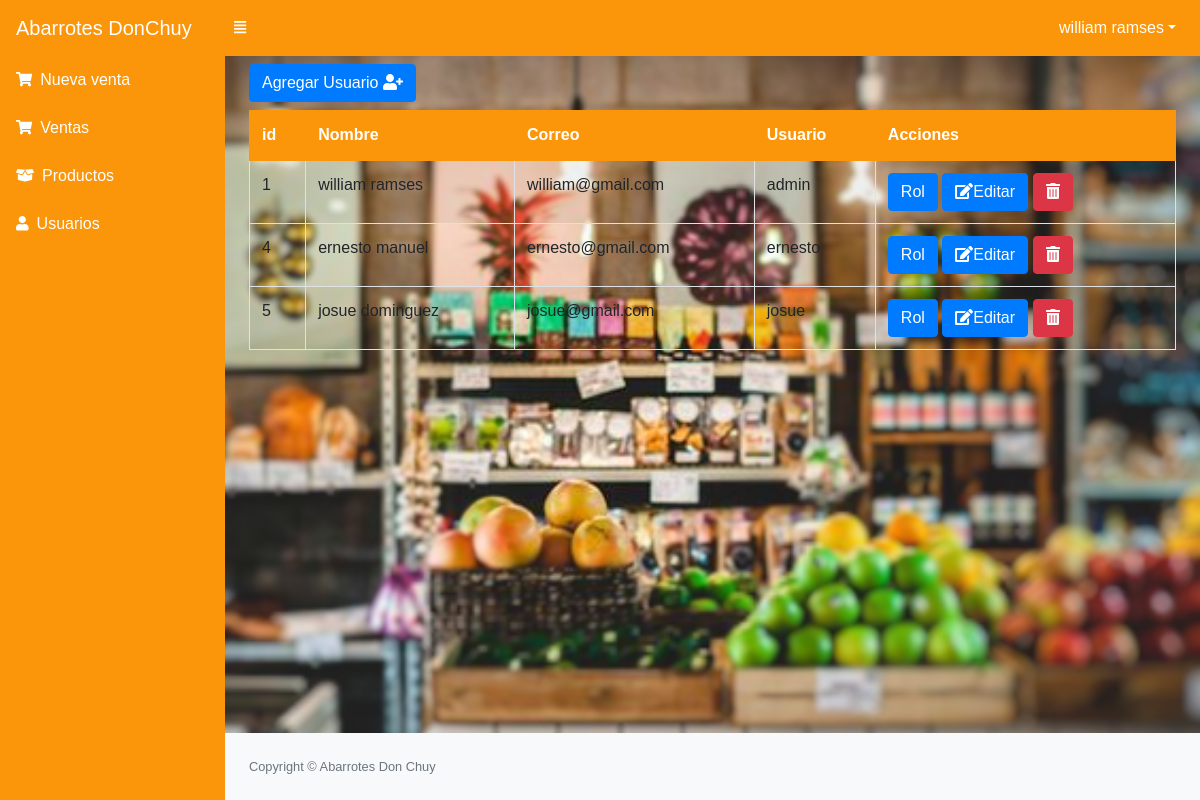
The app's page /src/usuarios.php (signed in), older data.
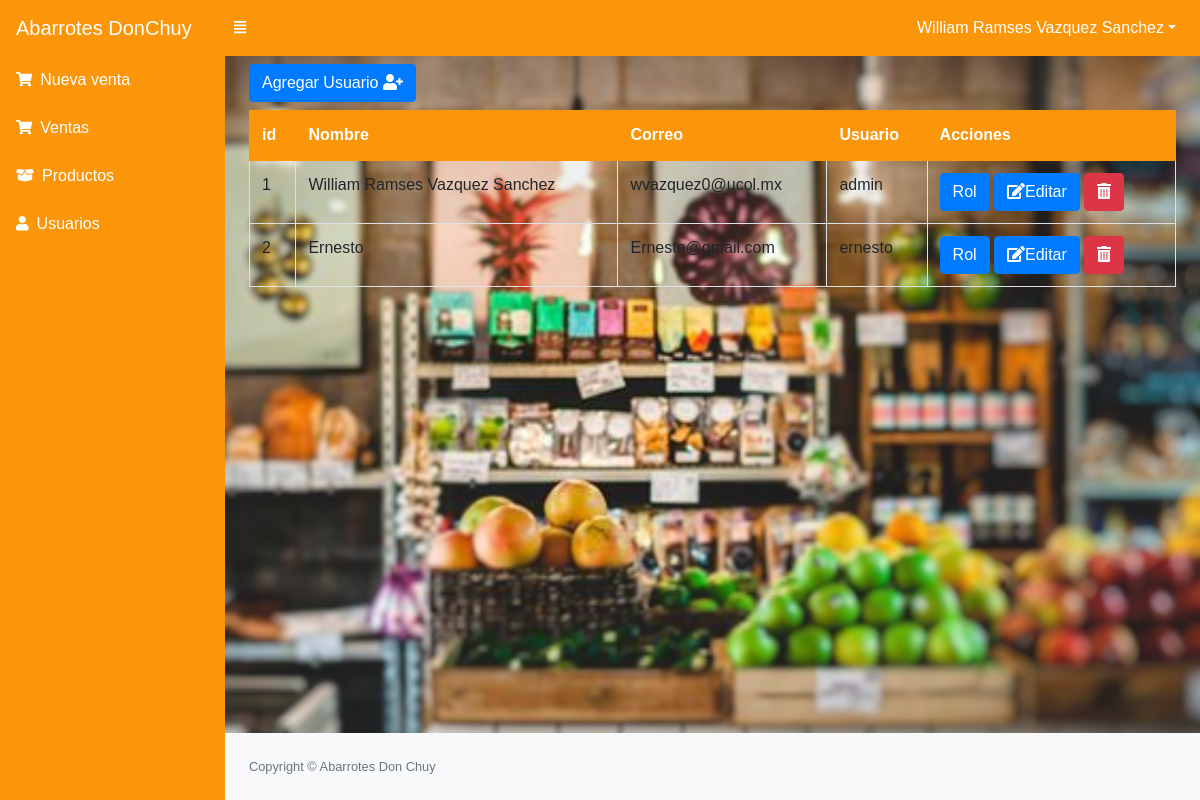
The same page, newer data.
### tables this page shows
CREATE TABLE `usuario` (
  `idusuario` int(11) NOT NULL,
  `nombre` varchar(100) NOT NULL,
  `correo` varchar(100) NOT NULL,
  `usuario` varchar(20) NOT NULL,
  `clave` varchar(50) NOT NULL,
  `estado` int(11) NOT NULL DEFAULT 1
);

### src/usuarios.php (the view, shortened to what this page needs)
<?php
include_once "includes/header.php";
?>
<button class="btn btn-primary" type="button" data-toggle="modal" data-target="#nuevo_usuario"> Agregar Usuario <i class="fas fa-user-plus""></i></button>
<div class="table-responsive">
    <table class="table table-hover table-striped table-bordered mt-2" id="tbl">
        <thead class="thead-dark">
            <tr>
                <th>id</th>
                <th>Nombre</th>
                <th>Correo</th>
                <th>Usuario</th>
                <th>Acciones</th>
            </tr>
        </thead>
        <tbody>
            <?php
            include "../conexion.php";
            $query = mysqli_query($conexion, "SELECT * FROM usuario ORDER BY estado DESC");
            $result = mysqli_num_rows($query);
            if ($result > 0) {
                while ($data = mysqli_fetch_assoc($query)) {
            ?>
                    <tr>
                        <td><?php echo $data['idusuario']; ?></td>
                        <td><?php echo $data['nombre']; ?></td>
                        <td><?php echo $data['correo']; ?></td>
                        <td><?php echo $data['usuario']; ?></td>
                        <td>
                            <?php if ($data['estado'] == 1) { ?>
                                <a href="rol.php?id=<?php echo $data['idusuario']; ?>" class="btn btn-primary">Rol</a>
                                <a href="editar_usuario.php?id=<?php echo $data['idusuario']; ?>" class="btn btn-primary"><i class='fas fa-edit'></i>Editar</a>
                                <form action="eliminar_usuario.php?id=<?php echo $data['idusuario']; ?>" method="post" class="confirmar d-inline">
                                    <button class="btn btn-danger" type="submit"><i class='fas fa-trash-alt'></i> </button>
                                </form>
                            <?php } ?>
                        </td>
                    </tr>
            <?php }
            } ?>
        </tbody>
    </table>
</div>
<?php include_once "includes/footer.php"; ?>

### src/includes/header.php (shortened to what this page needs)
<!DOCTYPE html>
<html lang="en">
<head>
    <link href="../assets/css/estilos.css" rel="stylesheet" />
    <link href="../assets/css/dataTables.bootstrap4.min.css" rel="stylesheet" />
    <link rel="stylesheet" href="../assets/js/jquery-ui/jquery-ui.min.css">
</head>
<body class="sb-nav-fixed">
    <nav class="sb-topnav navbar navbar-expand navbar-dark bg-dark">
        <a class="navbar-brand" href="index.php">Abarrotes DonChuy</a>
        <button class="btn btn-link btn-sm order-1 order-lg-0" id="sidebarToggle" href="#"><i class="fas fa-align-justify"></i></button>
        <ul class="navbar-nav ml-auto">
            <li class="nav-item dropdown">
                <a class="nav-link dropdown-toggle" id="userDropdown" href="#" role="button" data-toggle="dropdown" aria-haspopup="true" aria-expanded="false"><?php echo $_SESSION['nombre']?></a>
            </li>
        </ul>
    </nav>
    <div id="layoutSidenav">
        <div id="layoutSidenav_nav">
            <nav class="sb-sidenav accordion sb-sidenav-dark" id="sidenavAccordion">
                <div class="sb-sidenav-menu">
                    <div class="nav">
                        <a class="nav-link" href="ventas.php">
                            <div class="sb-nav-link-icon"><i class="fas fa-shopping-cart"></i></div>  Nueva venta
                        </a>
                        <a class="nav-link" href="lista_ventas.php">
                            <div class="sb-nav-link-icon"><i class="fas fa-shopping-cart"></i></div> Ventas
                        </a>
                        <a class="nav-link" href="productos.php">
                            <div class="sb-nav-link-icon"><i class="fas fa-box-open"></i></div>Productos
                        </a>
                        <a class="nav-link" href="usuarios.php">
                            <div class="sb-nav-link-icon"><i class="fas fa-user"></i></div> Usuarios
                        </a>
                    </div>
                </div>
            </nav>
        </div>
        <div id="layoutSidenav_content">
            <main>
                <div class="container-fluid mt-2">

### src/includes/footer.php (shortened to what this page needs)
</div>
</main>
<footer class="py-4 bg-light mt-auto">
    <div class="container-fluid">
        <div class="d-flex align-items-center justify-content-between small">
            <div class="text-muted">Copyright &copy; Abarrotes Don Chuy</div>
        </div>
    </div>
</footer>
</div>
</div>
</body>
</html>

### src/includes/header.php (style rules this page uses)
body { margin: 0; padding: 0; background: url(assets/img/desen.png); background-size: cover; background-position: center; font-family: sans-serif; }

Row changes from the older to the newer data that the page shows:
removed usuario: idusuario "4", nombre "ernesto manuel", correo "ernesto@gmail.com", usuario "ernesto"
removed usuario: idusuario "5", nombre "josue dominguez", correo "josue@gmail.com", usuario "josue"
changed usuario "admin": nombre "william ramses" → "William Ramses Vazquez Sanchez"; correo "william@gmail.com" → "wvazquez0@ucol.mx"
added usuario: idusuario "2", nombre "Ernesto", correo "Ernesto@gmail.com", usuario "ernesto"
Text that changed along with them:
$_SESSION['nombre']: "william ramses" → "William Ramses Vazquez Sanchez"
